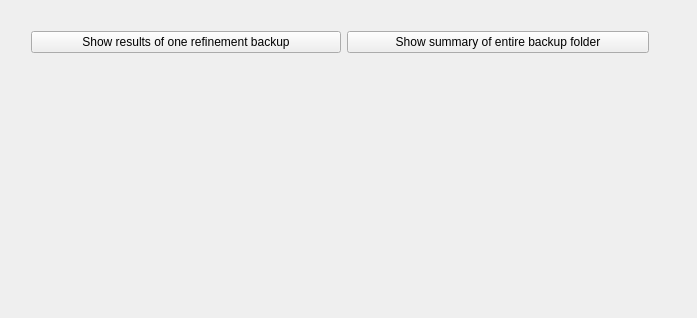
            <widget class="QWidget" name="page_6">
             <property name="geometry">
              <rect>
               <x>0</x>
               <y>0</y>
               <width>697</width>
               <height>318</height>
              </rect>
             </property>
             <attribute name="label">
              <string>Get LSM output from backup</string>
             </attribute>
             <layout class="QGridLayout" name="gridLayout_13">
              <item row="0" column="0">
               <layout class="QVBoxLayout" name="verticalLayout_32">
                <property name="leftMargin">
                 <number>20</number>
                </property>
                <property name="topMargin">
                 <number>20</number>
                </property>
                <property name="rightMargin">
                 <number>20</number>
                </property>
                <property name="bottomMargin">
                 <number>20</number>
                </property>
                <item>
                 <layout class="QHBoxLayout" name="horizontalLayout">
                  <property name="topMargin">
                   <number>0</number>
                  </property>
                  <item>
                   <widget class="QPushButton" name="resBackupBut">
                    <property name="minimumSize">
                     <size>
                      <width>310</width>
                      <height>0</height>
                     </size>
                    </property>
                    <property name="maximumSize">
                     <size>
                      <width>300</width>
                      <height>16777215</height>
                     </size>
                    </property>
                    <property name="text">
                     <string>Show results of one refinement backup</string>
                    </property>
                   </widget>
                  </item>
                  <item>
                   <widget class="QPushButton" name="resBackupSumBut">
                    <property name="minimumSize">
                     <size>
                      <width>302</width>
                      <height>0</height>
                     </size>
                    </property>
                    <property name="maximumSize">
                     <size>
                      <width>300</width>
                      <height>16777215</height>
                     </size>
                    </property>
                    <property name="text">
                     <string>Show summary of entire backup folder</string>
                    </property>
                   </widget>
                  </item>
                  <item>
                   <spacer name="horizontalSpacer_2">
                    <property name="orientation">
                     <enum>Qt::Horizontal</enum>
                    </property>
                    <property name="sizeHint" stdset="0">
                     <size>
                      <width>40</width>
                      <height>20</height>
                     </size>
                    </property>
                   </spacer>
                  </item>
                 </layout>
                </item>
                <item>
                 <widget class="QLabel" name="resBackupLab">
                  <property name="text">
                   <string/>
                  </property>
                 </widget>
                </item>
                <item>
                 <spacer name="verticalSpacer_10">
                  <property name="orientation">
                   <enum>Qt::Vertical</enum>
                  </property>
                  <property name="sizeHint" stdset="0">
                   <size>
                    <width>20</width>
                    <height>40</height>
                   </size>
                  </property>
                 </spacer>
                </item>
               </layout>
              </item>
             </layout>
            </widget>
